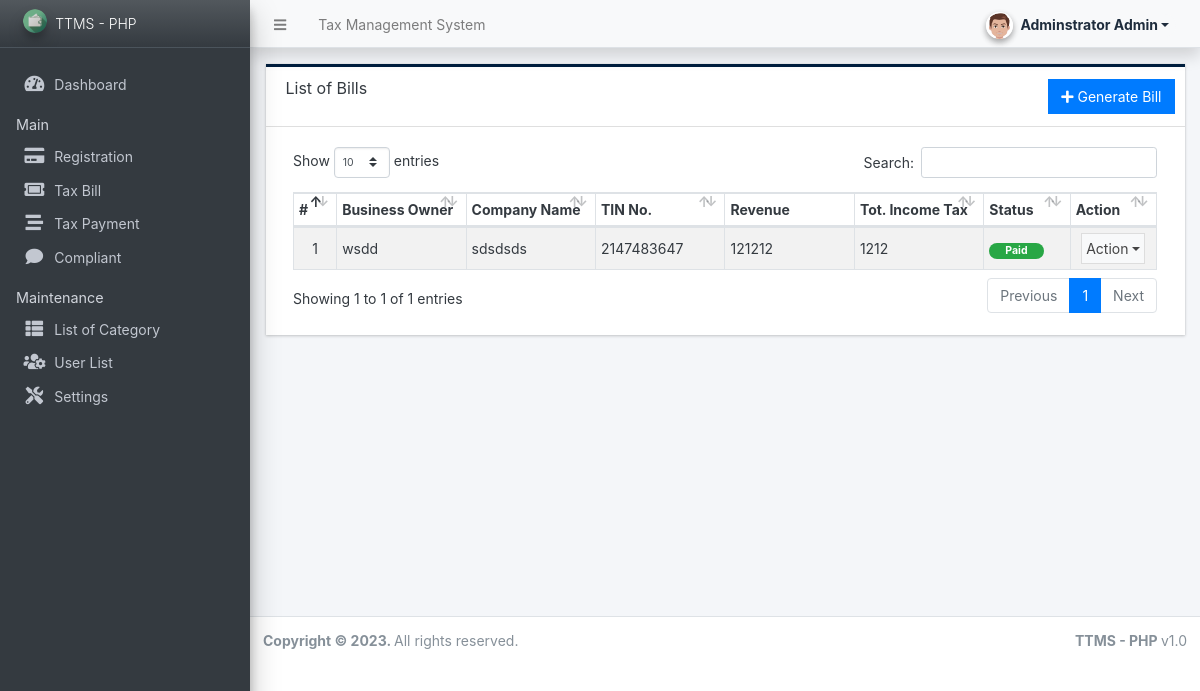
The page /admin/?page=tax_bill (signed in) on the database its author committed.
### tables this page shows
CREATE TABLE `bill_list` (
  `id` int(30) NOT NULL,
  `code` varchar(100) NOT NULL,
  `user_id` int(30) NOT NULL,
  `category_id` int(30) NOT NULL,
  `tax_category` int(11) NOT NULL,
  `company_name` text NOT NULL,
  `company_registration` text NOT NULL,
  `owner` text NOT NULL,
  `balance` float(12,2) NOT NULL DEFAULT 0.00,
  `date_created` datetime NOT NULL DEFAULT current_timestamp(),
  `date_updated` datetime NOT NULL DEFAULT current_timestamp() ON UPDATE current_timestamp(),
  `revenue` double NOT NULL,
  `income_tax` double NOT NULL,
  `tax_penalty` double NOT NULL,
  `extra_payment` double NOT NULL,
  `total_tax_amount` double NOT NULL,
  `payment_status` int(11) NOT NULL
);

### admin/tax_bill/index.php (the view, shortened to what this page needs)
<div class="card card-outline rounded-0 card-navy">
	<div class="card-header">
		<h3 class="card-title">List of Bills</h3>
		<div class="card-tools">
			<a href="./?page=tax_bill/manage_bill" id="create_new" class="btn btn-flat btn-primary"><span class="fas fa-plus"></span> Generate Bill</a>
		</div>
	</div>
	<div class="card-body">
        <div class="container-fluid">
			<table class="table table-hover table-striped table-bordered" id="list">
				<colgroup>
					<col width="5%">
					<col width="15%">
					<col width="15%">
					<col width="15%">
					<col width="15%">
					<col width="15%">
					<col width="10%">
					<col width="15%">
					<col width="15%">
				</colgroup>
				<thead>
					<tr>
						<th>#</th>
						<th>Business Owner</th>
						<th>Company Name</th>
						<th>TIN No.</th>
						<th>Revenue</th>
						<th>Tot. Income Tax</th>
						<th>Status</th>
						<th>Action</th>
					</tr>
				</thead>
				<tbody>
					<?php
					$i = 1;
					$uwhere = "";
					$qry = $conn->query("SELECT r.*, t.owner as `owner` from `bill_list` r inner join `bill_list` t on r.id = t.id {$uwhere} order by unix_timestamp(r.`date_created`) desc ");
						while($row = $qry->fetch_assoc()):
					?>
						<tr>
							<td class="text-center"><?php echo $i++; ?></td>
							<td><?php echo $row['owner'] ?></td>
							<td><?php echo $row['company_name'] ?></td>
							<td><?php echo $row['company_registration'] ?></td>
							<td><?php echo $row['revenue'] ?></td>
							<td><?php echo $row['total_tax_amount'] ?></td>
							<td>
								<?php if($row['payment_status'] == 1): ?>
                                    <span class="badge badge-success px-3 rounded-pill">Paid</span>
									<?php else: ?>
										<span class="badge badge-danger px-3 rounded-pill">Unpaid</span>
								<?php endif; ?>
							</td>
							<td align="center">
								 <button type="button" class="btn btn-flat p-1 btn-default btn-sm dropdown-toggle dropdown-icon" data-toggle="dropdown">
				                  		Action
				                  </button>
							</td>
						</tr>
					<?php endwhile; ?>
				</tbody>
			</table>
		</div>
	</div>
</div>

### rows shown on the page
bill_list: owner "wsdd", company_name "sdsdsds", company_registration "2147483647", revenue "121212", total_tax_amount "1212", payment_status "Paid"

### other values the page prints
$_settings->info('name') "Tax Management System"
$_settings->userdata('firstname').' '.$_settings->userdata('lastname') "Adminstrator Admin"
$_settings->info('short_name') "TTMS - PHP"
